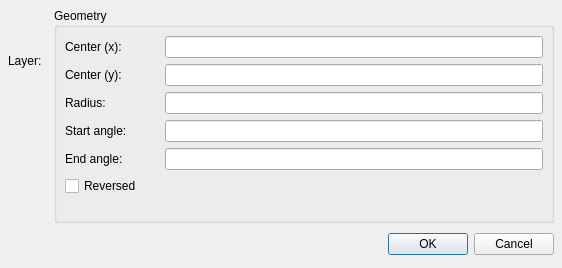
<ui version="4.0" >
 <class>QG_DlgArc</class>
 <widget class="QDialog" name="QG_DlgArc" >
  <property name="geometry" >
   <rect>
    <x>0</x>
    <y>0</y>
    <width>562</width>
    <height>268</height>
   </rect>
  </property>
  <property name="minimumSize" >
   <size>
    <width>550</width>
    <height>16</height>
   </size>
  </property>
  <property name="windowTitle" >
   <string>Arc</string>
  </property>
  <layout class="QVBoxLayout" >
   <property name="spacing" >
    <number>6</number>
   </property>
   <property name="leftMargin" >
    <number>8</number>
   </property>
   <property name="topMargin" >
    <number>8</number>
   </property>
   <property name="rightMargin" >
    <number>8</number>
   </property>
   <property name="bottomMargin" >
    <number>8</number>
   </property>
   <item>
    <layout class="QHBoxLayout" >
     <property name="spacing" >
      <number>6</number>
     </property>
     <property name="leftMargin" >
      <number>0</number>
     </property>
     <property name="topMargin" >
      <number>0</number>
     </property>
     <property name="rightMargin" >
      <number>0</number>
     </property>
     <property name="bottomMargin" >
      <number>0</number>
     </property>
     <item>
      <layout class="QVBoxLayout" >
       <property name="spacing" >
        <number>6</number>
       </property>
       <property name="leftMargin" >
        <number>0</number>
       </property>
       <property name="topMargin" >
        <number>0</number>
       </property>
       <property name="rightMargin" >
        <number>0</number>
       </property>
       <property name="bottomMargin" >
        <number>0</number>
       </property>
       <item>
        <layout class="QHBoxLayout" >
         <property name="spacing" >
          <number>6</number>
         </property>
         <property name="leftMargin" >
          <number>0</number>
         </property>
         <property name="topMargin" >
          <number>0</number>
         </property>
         <property name="rightMargin" >
          <number>0</number>
         </property>
         <property name="bottomMargin" >
          <number>0</number>
         </property>
         <item>
          <widget class="QLabel" name="lLayer" >
           <property name="sizePolicy" >
            <sizepolicy vsizetype="Preferred" hsizetype="Preferred" >
             <horstretch>0</horstretch>
             <verstretch>0</verstretch>
            </sizepolicy>
           </property>
           <property name="text" >
            <string>Layer:</string>
           </property>
          </widget>
         </item>
         <item>
          <widget class="QG_LayerBox" native="1" name="cbLayer" />
         </item>
        </layout>
       </item>
       <item>
        <widget class="QG_WidgetPen" native="1" name="wPen" />
       </item>
      </layout>
     </item>
     <item>
      <widget class="QGroupBox" name="groupBox" >
       <property name="title" >
        <string>Geometry</string>
       </property>
       <layout class="QGridLayout" >
        <property name="leftMargin" >
         <number>8</number>
        </property>
        <property name="topMargin" >
         <number>8</number>
        </property>
        <property name="rightMargin" >
         <number>8</number>
        </property>
        <property name="bottomMargin" >
         <number>8</number>
        </property>
        <property name="horizontalSpacing" >
         <number>6</number>
        </property>
        <property name="verticalSpacing" >
         <number>6</number>
        </property>
        <item row="0" column="2" >
         <widget class="QLineEdit" name="leCenterX" >
          <property name="sizePolicy" >
           <sizepolicy vsizetype="Fixed" hsizetype="Expanding" >
            <horstretch>0</horstretch>
            <verstretch>0</verstretch>
           </sizepolicy>
          </property>
          <property name="minimumSize" >
           <size>
            <width>64</width>
            <height>0</height>
           </size>
          </property>
         </widget>
        </item>
        <item row="1" column="2" >
         <widget class="QLineEdit" name="leCenterY" >
          <property name="sizePolicy" >
           <sizepolicy vsizetype="Fixed" hsizetype="Expanding" >
            <horstretch>0</horstretch>
            <verstretch>0</verstretch>
           </sizepolicy>
          </property>
         </widget>
        </item>
        <item row="1" column="0" >
         <widget class="QLabel" name="lCenterY" >
          <property name="text" >
           <string>Center (y):</string>
          </property>
         </widget>
        </item>
        <item row="0" column="0" >
         <widget class="QLabel" name="lCenterX" >
          <property name="text" >
           <string>Center (x):</string>
          </property>
         </widget>
        </item>
        <item row="6" column="0" >
         <spacer>
          <property name="orientation" >
           <enum>Qt::Vertical</enum>
          </property>
          <property name="sizeHint" >
           <size>
            <width>88</width>
            <height>16</height>
           </size>
          </property>
         </spacer>
        </item>
        <item row="6" column="1" colspan="2" >
         <spacer>
          <property name="orientation" >
           <enum>Qt::Vertical</enum>
          </property>
          <property name="sizeHint" >
           <size>
            <width>237</width>
            <height>16</height>
           </size>
          </property>
         </spacer>
        </item>
        <item row="3" column="0" colspan="2" >
         <widget class="QLabel" name="lAngle1" >
          <property name="text" >
           <string>Start angle:</string>
          </property>
         </widget>
        </item>
        <item row="4" column="2" >
         <widget class="QLineEdit" name="leAngle2" >
          <property name="sizePolicy" >
           <sizepolicy vsizetype="Fixed" hsizetype="Expanding" >
            <horstretch>0</horstretch>
            <verstretch>0</verstretch>
           </sizepolicy>
          </property>
         </widget>
        </item>
        <item row="3" column="2" >
         <widget class="QLineEdit" name="leAngle1" >
          <property name="sizePolicy" >
           <sizepolicy vsizetype="Fixed" hsizetype="Expanding" >
            <horstretch>0</horstretch>
            <verstretch>0</verstretch>
           </sizepolicy>
          </property>
         </widget>
        </item>
        <item row="5" column="0" colspan="2" >
         <widget class="QCheckBox" name="cbReversed" >
          <property name="text" >
           <string>Reversed</string>
          </property>
         </widget>
        </item>
        <item row="4" column="0" colspan="2" >
         <widget class="QLabel" name="lAngle2" >
          <property name="text" >
           <string>End angle:</string>
          </property>
         </widget>
        </item>
        <item row="2" column="0" >
         <widget class="QLabel" name="lRadius" >
          <property name="text" >
           <string>Radius:</string>
          </property>
         </widget>
        </item>
        <item row="2" column="2" >
         <widget class="QLineEdit" name="leRadius" >
          <property name="minimumSize" >
           <size>
            <width>64</width>
            <height>0</height>
           </size>
          </property>
         </widget>
        </item>
       </layout>
      </widget>
     </item>
    </layout>
   </item>
   <item>
    <layout class="QHBoxLayout" >
     <property name="spacing" >
      <number>6</number>
     </property>
     <property name="leftMargin" >
      <number>0</number>
     </property>
     <property name="topMargin" >
      <number>0</number>
     </property>
     <property name="rightMargin" >
      <number>0</number>
     </property>
     <property name="bottomMargin" >
      <number>0</number>
     </property>
     <item>
      <spacer>
       <property name="orientation" >
        <enum>Qt::Horizontal</enum>
       </property>
       <property name="sizeHint" >
        <size>
         <width>131</width>
         <height>31</height>
        </size>
       </property>
      </spacer>
     </item>
     <item>
      <widget class="QPushButton" name="okButton" >
       <property name="text" >
        <string>OK</string>
       </property>
      </widget>
     </item>
     <item>
      <widget class="QPushButton" name="cancelButton" >
       <property name="text" >
        <string>Cancel</string>
       </property>
      </widget>
     </item>
    </layout>
   </item>
  </layout>
 </widget>
 <customwidgets>
  <customwidget>
   <class>QG_WidgetPen</class>
   <extends></extends>
   <header>qg_widgetpen.h</header>
  </customwidget>
  <customwidget>
   <class>QG_LayerBox</class>
   <extends></extends>
   <header>qg_layerbox.h</header>
  </customwidget>
 </customwidgets>
 <tabstops>
  <tabstop>leCenterX</tabstop>
  <tabstop>leCenterY</tabstop>
  <tabstop>leRadius</tabstop>
  <tabstop>leAngle1</tabstop>
  <tabstop>leAngle2</tabstop>
  <tabstop>cbReversed</tabstop>
  <tabstop>okButton</tabstop>
  <tabstop>cancelButton</tabstop>
 </tabstops>
 <resources/>
 <connections>
  <connection>
   <sender>okButton</sender>
   <signal>clicked()</signal>
   <receiver>QG_DlgArc</receiver>
   <slot>accept()</slot>
   <hints>
    <hint type="sourcelabel" >
     <x>278</x>
     <y>253</y>
    </hint>
    <hint type="destinationlabel" >
     <x>96</x>
     <y>254</y>
    </hint>
   </hints>
  </connection>
  <connection>
   <sender>cancelButton</sender>
   <signal>clicked()</signal>
   <receiver>QG_DlgArc</receiver>
   <slot>reject()</slot>
   <hints>
    <hint type="sourcelabel" >
     <x>369</x>
     <y>253</y>
    </hint>
    <hint type="destinationlabel" >
     <x>179</x>
     <y>282</y>
    </hint>
   </hints>
  </connection>
 </connections>
</ui>
